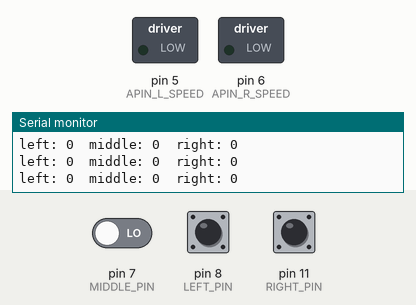
Bench run of a sketch on a simulated Arduino Uno, built with avr-gcc and run on an emulated ATmega328P. Parts: switched loads named in the sketch (green lamp = pin HIGH), the last lines printed to the serial monitor. The inputs (shaded band) are chosen by the test bench; at power-on: pin 7 (MIDDLE_PIN) LOW, pin 8 (LEFT_PIN) LOW, pin 11 (RIGHT_PIN) LOW.

Above: at 1.8 s.
1.9 s: pin 7 (MIDDLE_PIN) driven HIGH
At 3.3 s:
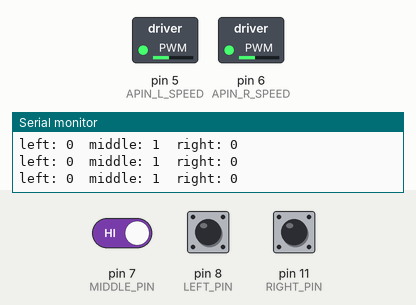
Timing chart, 0 to 4.9 s (numbered marks = the images above; inputs shaded):
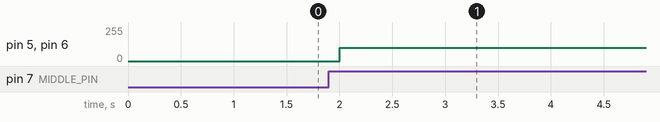

Measured:
- after the input at 1.9 s, pin 5 (APIN_L_SPEED), pin 6 (APIN_R_SPEED): 0/255 → 100/255 after 0.10 s

The sketch:

line-follow-01.ino
```cpp
// apologize in advance for not following a naming
// convention - also I have no clue why 5,6,7 could
// not define (arduino ide gave some error and I don't
// care enough to address it) :P

// pins for the sensors
int LEFT_PIN = 8;
int MIDDLE_PIN = 7;
int RIGHT_PIN = 11;

// pins for the motors and speeds
#define DPIN_L_MOTOR 4
#define APIN_L_SPEED 5
#define DPIN_R_MOTOR 2
#define APIN_R_SPEED 6

#define APIN_LED 9

int left_value, middle_value, right_value = 0;

void setup() {
  Serial.begin(9600);
  pinMode(LEFT_PIN, INPUT);
  pinMode(MIDDLE_PIN, INPUT);
  pinMode(RIGHT_PIN, INPUT);

  forwardChange();  // init to forward
}

void forwardChange() {
  digitalWrite(DPIN_L_MOTOR, HIGH); digitalWrite(DPIN_R_MOTOR, HIGH);
}
void backwardChange() {
  digitalWrite(DPIN_L_MOTOR, LOW); digitalWrite(DPIN_R_MOTOR, LOW);
}
void leftChange() {
  digitalWrite(DPIN_L_MOTOR, LOW); digitalWrite(DPIN_R_MOTOR, HIGH);
}
void rightChange() {
  digitalWrite(DPIN_L_MOTOR, HIGH); digitalWrite(DPIN_R_MOTOR, LOW);
}
void startMotors() {
  analogWrite(APIN_L_SPEED, 100); analogWrite(APIN_R_SPEED, 100);
}
void stopMotors() {
  analogWrite(APIN_L_SPEED, 0); analogWrite(APIN_R_SPEED, 0);
}

void loop() {
  left_value = digitalRead(LEFT_PIN);
  middle_value = digitalRead(MIDDLE_PIN);
  right_value = digitalRead(RIGHT_PIN);

  Serial.print("left: "); Serial.print(left_value);
  Serial.print("  middle: "); Serial.print(middle_value);
  Serial.print("  right: "); Serial.print(right_value);
  Serial.print("\n");

  if (middle_value || left_value || right_value) {
    startMotors();
    if (middle_value) {
      forwardChange();
    } else if (left_value) {
      rightChange();
    } else if (right_value) {
      leftChange();
    }
  } else {
    stopMotors();
  }

  delay(500);
}
```
